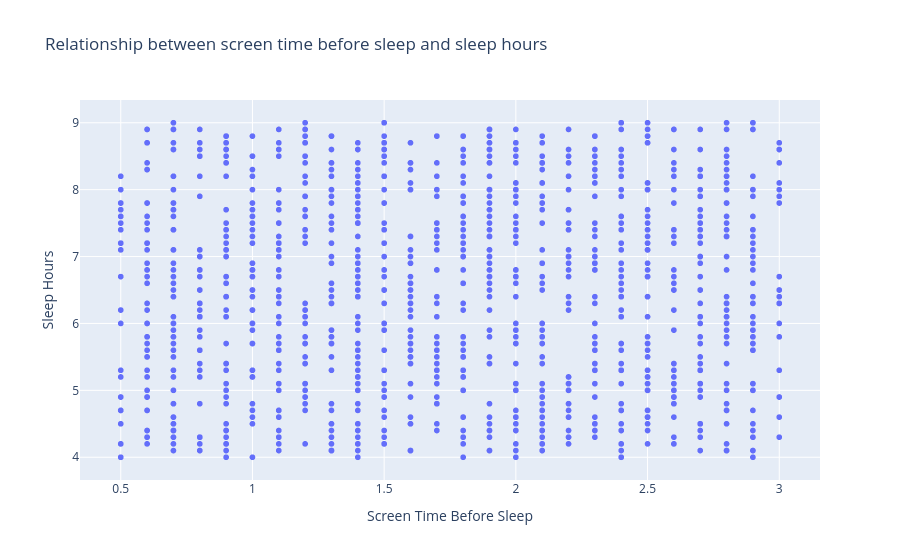

Here is the notebook cell this chart was saved with:
### Code cell
px.scatter(data, x="screen_time_before_sleep", y="sleep_hours", title="Relationship between screen time before sleep and sleep hours", labels={"screen_time_before_sleep": "Screen Time Before Sleep", "sleep_hours": "Sleep Hours"}).show()

### Figure 1 — Plotly figure (JSON) as saved in the notebook; plotly's stock layout.template omitted (floating-point values rounded to 4 significant figures; data arrays with more than 128 entries replaced by an {"elided": "..."} marker saying what was removed)
{"data": [{"hovertemplate": "Screen Time Before Sleep=%{x}<br>Sleep Hours=%{y}<extra></extra>", "legendgroup": "", "marker": {"color": "#636efa", "symbol": "circle"}, "mode": "markers", "name": "", "showlegend": false, "type": "scattergl", "x": {"elided": "1200 float values"}, "xaxis": "x", "y": {"elided": "1200 float values"}, "yaxis": "y"}], "layout": {"legend": {"tracegroupgap": 0}, "title": {"text": "Relationship between screen time before sleep and sleep hours"}, "xaxis": {"anchor": "y", "domain": [0, 1], "title": {"text": "Screen Time Before Sleep"}}, "yaxis": {"anchor": "x", "domain": [0, 1], "title": {"text": "Sleep Hours"}}}}
